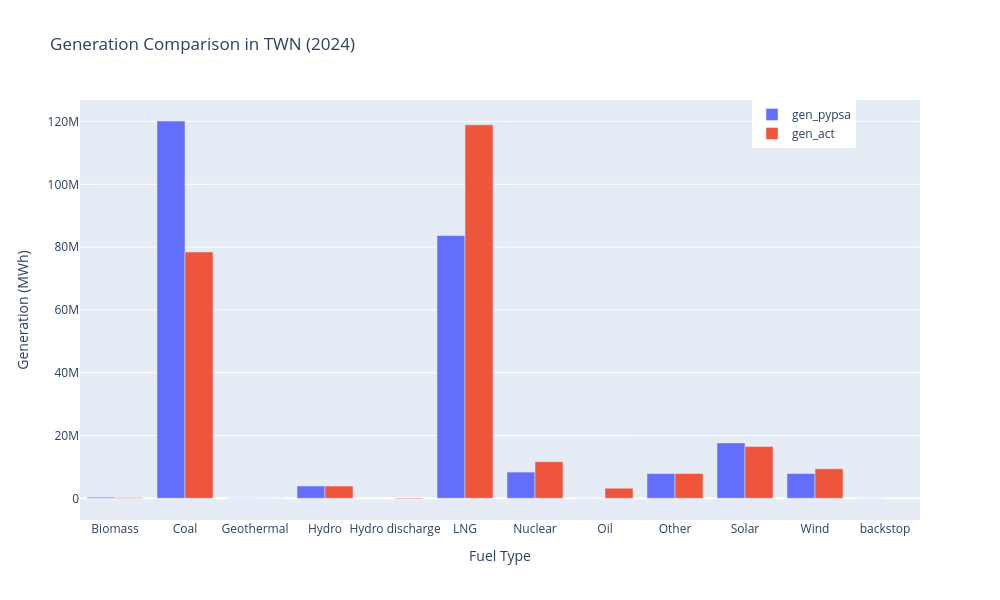

Notebook cell for this chart:
### Code cell
# --- CALIBRATION 1A: Yearly GENERATION 2024- actual data vs model --- #

# Extract actual data from data warehouse
from google.cloud import bigquery
client = bigquery.Client()

query = """
    SELECT *
    FROM `tz-data-dev.taiwan_lnd.power_breakdown`
"""
query_job = client.query(query)

# Convert the result to a pandas DataFrame
df = query_job.to_dataframe()
gen_act = df.loc[df['datetime'].dt.year == 2024].copy()
gen_act['datetime'] = pd.to_datetime(gen_act['datetime'], format='%d-%m-%Y %H:%M:%S')
gen_act.set_index('datetime', inplace=True)
gen_act.sort_index(inplace=True)

# Select relevant columns and rename them
gen_act = gen_act[['production_nuclear',
                   'production_geothermal', 
                   'production_biomass', 
                   'production_coal',
                   'production_wind', 
                   'production_solar', 
                   'production_hydro',
                   'production_gas', 
                   'production_oil', 
                   'production_unknown',
                   'production_hydro discharge']]

# Rename columns to match the model's output
gen_act.rename(columns={
    'production_nuclear': 'Nuclear',
    'production_geothermal': 'Geothermal',
    'production_biomass': 'Biomass',
    'production_coal': 'Coal',
    'production_wind': 'Wind',
    'production_solar': 'Solar',
    'production_hydro': 'Hydro',
    'production_gas': 'LNG',
    'production_oil': 'Oil',
    'production_unknown': 'Other',
    'production_hydro discharge': 'Hydro discharge'
}, inplace=True)

# Pypsa results
gen_pypsa = (
    n
    .generators_t
    .p
    .groupby(by=[n.generators.carrier],axis=1)
    .sum().sum()
    .to_frame().reset_index().rename(columns={'carrier':'Fuel', 0:'gen_pypsa'})
)

gen_act = gen_act.sum().to_frame().reset_index().rename(columns={'index':'Fuel', 0:'gen_act'})

# Combine both
gen = gen_pypsa.merge(gen_act,how='outer',on='Fuel')

fig = px.bar(
    gen, 
    x="Fuel",
    y=["gen_pypsa", "gen_act"],
    barmode="group",
    labels={"value": "Generation (MWh)", 
            "variable": "Generation"},
    title="Generation Comparison in TWN (2024)"
)

fig.update_layout(
    width=1000,
    height=600,
    xaxis_title='Fuel Type',
    yaxis_title='Generation (MWh)',
    legend=dict(title='', x=0.8, y=1)
)

fig.show()

# Comment on the results:
# The big discrepancy observed in coal and LNG between Pypsa and actual generation is possibly driven by Taipower's effort to decarbonise its generation fleets through limiting the
# dispatch of coal and focuses more on LNG, meaning that the dispatch in Taiwan is not following exactly the merit order of a liberalised market, which is expected.

### Figure 1 — Plotly figure (JSON) as saved in the notebook; plotly's stock layout.template omitted (floating-point values rounded to 4 significant figures)
{"data": [{"alignmentgroup": "True", "hovertemplate": "Generation=gen_pypsa<br>Fuel=%{x}<br>Generation (MWh)=%{y}<extra></extra>", "legendgroup": "gen_pypsa", "marker": {"color": "#636efa", "pattern": {"shape": ""}}, "name": "gen_pypsa", "offsetgroup": "gen_pypsa", "orientation": "v", "showlegend": true, "textposition": "auto", "type": "bar", "x": ["Biomass", "Coal", "Geothermal", "Hydro", "Hydro discharge", "LNG", "Nuclear", "Oil", "Other", "Solar", "Wind", "backstop"], "xaxis": "x", "y": [333800.0, 120200000.0, 61490.0, 3919000.0, NaN, 83690000.0, 8354000.0, 0.0, 7881000.0, 17650000.0, 7892000.0, 0.0], "yaxis": "y"}, {"alignmentgroup": "True", "hovertemplate": "Generation=gen_act<br>Fuel=%{x}<br>Generation (MWh)=%{y}<extra></extra>", "legendgroup": "gen_act", "marker": {"color": "#EF553B", "pattern": {"shape": ""}}, "name": "gen_act", "offsetgroup": "gen_act", "orientation": "v", "showlegend": true, "textposition": "auto", "type": "bar", "x": ["Biomass", "Coal", "Geothermal", "Hydro", "Hydro discharge", "LNG", "Nuclear", "Oil", "Other", "Solar", "Wind", "backstop"], "xaxis": "x", "y": [191300.0, 78450000.0, 19390.0, 3908000.0, -219400.0, 119000000.0, 11660000.0, 3218000.0, 7881000.0, 16490000.0, 9405000.0, NaN], "yaxis": "y"}], "layout": {"barmode": "group", "height": 600, "legend": {"title": {"text": ""}, "tracegroupgap": 0, "x": 0.8, "y": 1}, "title": {"text": "Generation Comparison in TWN (2024)"}, "width": 1000, "xaxis": {"anchor": "y", "domain": [0, 1], "title": {"text": "Fuel Type"}}, "yaxis": {"anchor": "x", "domain": [0, 1], "title": {"text": "Generation (MWh)"}}}}
